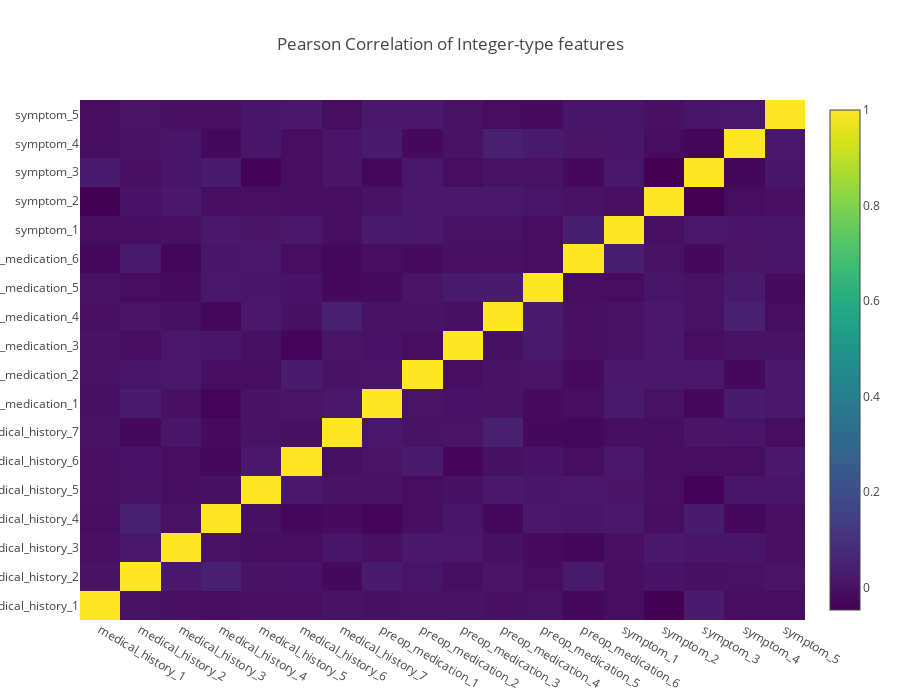

The cell this chart's notebook holds for it:
### Code cell
import plotly.offline as py
import plotly.graph_objs as go

py.offline.init_notebook_mode(connected=True)

cols = [c for c in clinic.columns if 'history' in c or 'preop' in c or 'symptom' in c and clinic[c].dtype != 'object']
data = [
    go.Heatmap(
        z= clinic[cols].corr(method = 'kendall').values,
        x=clinic[cols].columns.values,
        y=clinic[cols].columns.values,
        colorscale='Viridis',
        reversescale = False,
        text = True ,
        opacity = 1.0 )
]

layout = go.Layout(
    title='Pearson Correlation of Integer-type features',
    xaxis = dict(ticks='', nticks=36),
    yaxis = dict(ticks='' ),
    width = 900, height = 700)

fig = go.Figure(data=data, layout=layout)
py.iplot(fig, filename='labelled-heatmap')

### Figure 1 — Plotly figure (JSON) as saved in the notebook; plotly's stock layout.template omitted (floating-point values rounded to 4 significant figures; data arrays with more than 128 entries replaced by an {"elided": "..."} marker saying what was removed)
{"data": [{"colorscale": "Viridis", "opacity": 1, "reversescale": false, "text": true, "type": "heatmap", "x": ["medical_history_1", "medical_history_2", "medical_history_3", "medical_history_4", "medical_history_5", "medical_history_6", "medical_history_7", "preop_medication_1", "preop_medication_2", "preop_medication_3", "preop_medication_4", "preop_medication_5", "preop_medication_6", "symptom_1", "symptom_2", "symptom_3", "symptom_4", "symptom_5"], "y": ["medical_history_1", "medical_history_2", "medical_history_3", "medical_history_4", "medical_history_5", "medical_history_6", "medical_history_7", "preop_medication_1", "preop_medication_2", "preop_medication_3", "preop_medication_4", "preop_medication_5", "preop_medication_6", "symptom_1", "symptom_2", "symptom_3", "symptom_4", "symptom_5"], "z": {"elided": "18x18 float values"}}], "layout": {"height": 700, "title": "Pearson Correlation of Integer-type features", "width": 900, "xaxis": {"nticks": 36, "ticks": ""}, "yaxis": {"ticks": ""}}}
